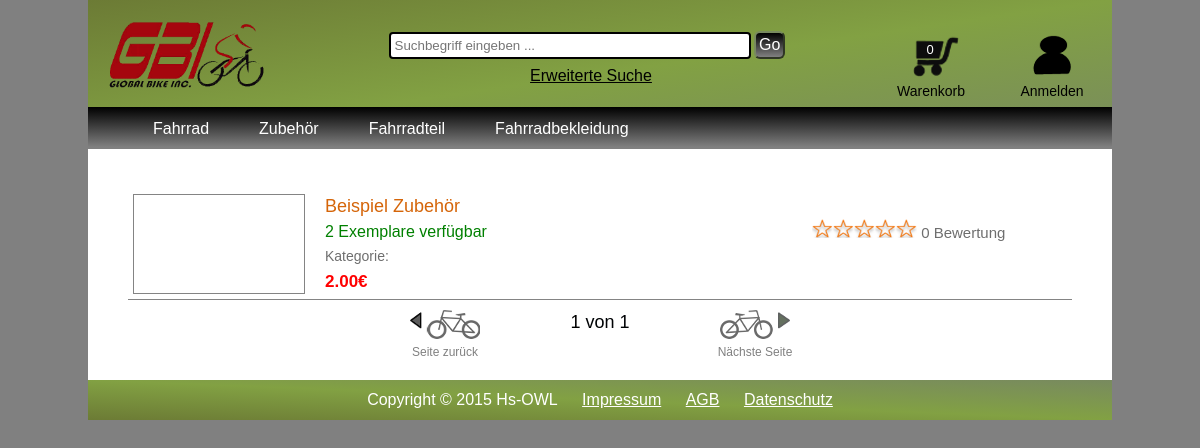
The page /?page=uebersicht&PTId=2 on the database its author committed.
### tables this page shows
CREATE TABLE `produktkategorie` (
  `PTId` int(11) NOT NULL AUTO_INCREMENT,
  `Bezeichnung` varchar(50) DEFAULT NULL,
  PRIMARY KEY (`PTId`)
);

CREATE TABLE `produkte` (
  `PId` varchar(11) NOT NULL,
  `Artikel des Tages` varchar(4) DEFAULT NULL,
  `Beschreibung` text,
  `bauart` int(11) DEFAULT NULL,
  `Preis` float(6,2) DEFAULT NULL,
  `Stand` datetime DEFAULT NULL,
  `Farbe` varchar(20) DEFAULT NULL,
  `Bezeichnung` varchar(50) DEFAULT NULL,
  `Verfuegbare Menge` int(11) DEFAULT NULL,
  `Menge Besuche` int(11) DEFAULT NULL,
  `geloescht` varchar(4) DEFAULT NULL,
  `produktkategorie` int(11) DEFAULT NULL,
  `preis_alt` float(5,2) DEFAULT NULL,
  `groesse` tinyint(3) DEFAULT NULL,
  `bauvariante` varchar(9) DEFAULT NULL,
  `marke` varchar(50) DEFAULT NULL,
  `Eigenschaften` text,
  PRIMARY KEY (`PId`),
  KEY `bauart` (`bauart`),
  KEY `produktkategorie` (`produktkategorie`),
  CONSTRAINT `produkte_ibfk_1` FOREIGN KEY (`bauart`) REFERENCES `bauart` (`BId`),
  CONSTRAINT `produkte_ibfk_2` FOREIGN KEY (`produktkategorie`) REFERENCES `produktkategorie` (`PTId`)
);

### Classes/warenkorb.php.inc (called while the page is built, shortened)
<?php
include_once "Classes/warenkorbeintrag.php.inc";
include_once 'Classes/artikel.php.inc';
include_once 'Classes/meldungsfenster.php.inc';
class warenkorb extends EingabeCheckGrundlegend{
 	public function menge_im_warenkorb(){
 		$menge = 0;
 		for( $i = 0; $i < count($_SESSION["Warenkorb"]); $i++){
 			$w = $_SESSION["Warenkorb"];
 			$y = $w[$i];
 			$menge += $y->get_menge();
 		}
 		return $menge;
 	 }
}
?>

### config.php.inc (called while the page is built, shortened)
<?php
	$benutzername = 'root';
	$passwort = '';
	$datenbank = 'webshop';
	$server = '127.0.0.1';

### Classes/datenbank.php.inc (called while the page is built, shortened)
<?php
	function datenbank_verbindung_aufbauen()
	{
		global $zugriffsmodul;
		global $benutzername;
		global $passwort;
		global $server;
		global $datenbank;
		$con = new Datenbank ($zugriffsmodul, $server, $benutzername, $passwort, $datenbank);
		return $con;
	}
	class Datenbank
	{
		private $db_session;
		private $benutzername;
		private $passwort;
		private $server;
		private $datenbank;
		function __construct ($zugriffsmodul, $server, $benutzername, $passwort, $datenbank )
		{
			$this->db_session = "";
			$this->benutzername = $benutzername;
			$this->passwort = $passwort;
			$this->server = $server;
			$this->datenbank = $datenbank;
		}
		public function db_connect()
		{
			$con = new mysqli( $this->server, $this->benutzername, $this->passwort, $this->datenbank );
			$con->set_charset("utf8");
			$this->db_session = $con;
			return $con;
		}
		public function db_query( $anweisung )
		{
			$this->query_result = $this->db_session->query ( $anweisung );
			return $this->query_result;
		}
		public function db_fetch_object($result)
		{
			$result = $result->fetch_object();
			return $result;
		}
	}
?>

### Classes/navigation.php.inc (called while the page is built, shortened)
<?php
class Navigation extends  Artikelauflistung{
	public function erstelle_array_kategorien(){
		$db = datenbank_verbindung_aufbauen();
		$query = "select PTId, Bezeichnung from produktkategorie";
		$result = $db->db_query($query);
		$kategorien = array();
		$i = 0;
		while($werte = $db->db_fetch_object($result)){
			$kategorien[$i] = $werte;
			$i++;
		}
		return  $kategorien;
	}
	public function erstelle_array_bauart(){
		$db = datenbank_verbindung_aufbauen();
		$query = "select BId, Bezeichnung from bauart";
		$result = $db->db_query($query);
		$bauarten = array();
		$i = 0;
		while($werte = $db->db_fetch_object($result)){
			$bauarten[$i] = $werte;
			$i++;
		}
		return  $bauarten;
	}
	public function WeitereProdukteAuflisten($weitereKategorien, $seitenzahl){
		$query = $this->anfangszeilenSQLQuery();
		$db = datenbank_verbindung_aufbauen();
		$weitereKategorien=$db->db_real_escape_string($weitereKategorien);
		$seite_sql = ($seitenzahl-1)*10;
		$query.= " AND p.produktkategorie= '$weitereKategorien' ORDER BY p.Bezeichnung asc limit $seite_sql, 10";
		$result = $db->db_query($query);
		$werte = array();
		$i = 0;
		while ($temp = $db->db_fetch_object($result)) {
			$werte[$i] = $temp;
			$i++;
		}
		$query= "select
		count(distinct p.Bezeichnung)
		from
		produkte p
		left join produktkategorie pk on (pk.PTId = p.produktkategorie)
		where
		p.produktkategorie='$weitereKategorien'";
		$result= $db->db_query($query);
		$gesammtseitenzahlen = 0;
		while ($temp = $db->db_fetch_array($result)) {
			$gesammtseitenzahlen = $temp[0];
		}
		$gesammtseitenzahlen = ceil($gesammtseitenzahlen/10);
		$this->erstelle_auflistung_aus_datenbank_reslut_array($werte, ($seitenzahl), $gesammtseitenzahlen);
	}
}
?>

### index.php (the view, shortened to what this page needs)
<!DOCTYPE html>
<html lang="de">
<head>
<link rel="stylesheet" href="Styles/style.css" type="text/css" />
<link rel="stylesheet" href="Styles/lightbox.css">
</head>
<body class="body">
	<?php
	include_once 'Classes/warenkorb.php.inc';
	include_once './Classes/meldungsfenster.php.inc';
	include_once './Classes/datenbank.php.inc';
	include_once './Funktions/PHP/set_control.php.inc';
	include_once 'Classes/artikel.php.inc';
	include_once 'Classes/navigation.php.inc';
	?>
	<div id="SearchLeisteMobile">
	</div>
	<header class="mainHeader">
		<div class="HeaderContent">
			<div class="TableRow">
				<div class="logoCell">
					<a href="./"> <img src="Images/Design/Logo/fahrrad.png"
						alt="Starseite" class="logo" /></a>
				</div>
				<div class="searchCell">
            	<?php include_once 'Pages/suche_header.php.inc'; ?>
            </div>
				<div class="warenkorbCell">
            <?php
												$warenkorb1 = new warenkorb ();
												echo '<span class="warenkorbCellMengeHeader" >'.$warenkorb1->menge_im_warenkorb ().'</span>';
												?>
<div id="Warenkorb_Beschriftung">Warenkorb</div>
				</div>
				<div class="accountCell"
					onclick="if(document.getElementById('popupRegistrierung').style.visibility == 'visible') document.getElementById('popupRegistrierung').style.visibility = '';">
                <?php
																if (! (isset ( $_SESSION ['angemeldet'] ))) {
																	echo "<div id=\"Text_Anmeldung\">Anmelden</div>";
																}
else {
																	echo "<div id=\"Text_Anmeldung\">Mein Konto</div>";
																	include_once 'Pages/popupProfilVerwalten.php.inc';
																}
																?>
            </div>
			</div>
		</div>
		<nav class="nav">
			<ul class="navigation">
        	<?php
									$navi = new Navigation ();
									$arr_kategorie = $navi->erstelle_array_kategorien ();
									for($i = 0; $i < count ( $arr_kategorie ); $i ++) {
										$kategorie = $arr_kategorie [$i];
										if ($i != 0) {
											echo '<li><a href="./?page=uebersicht&PTId=' . htmlspecialchars ( $kategorie->PTId, ENT_QUOTES, 'UTF-8' ) . '">' . htmlspecialchars ( $kategorie->Bezeichnung, ENT_QUOTES, 'UTF-8' ) . '</a></li>';
										} else {
											echo '<li><a href="./?page=#">' . htmlspecialchars ( $kategorie->Bezeichnung, ENT_QUOTES, 'UTF-8' ) . '</a>';
										}
									}
									?>
        </ul>
		</nav>
    </header>
	<div class="mainContent">
		<div class="content">
			<?php
			include "./Funktions/PHP/set_page.php.inc";
			?>
        </div>
	</div>
	<footer class="mainFooter">
		<ul>
			<li>Copyright &copy; 2015 Hs-OWL</li>
			<li><a href="./?page=impressum">Impressum</a></li>
			<li><a href="./?page=agb">AGB</a></li>
			<li><a href="./?page=datenschutz">Datenschutz</a></li>
		</ul>
	</footer>
</body>
</html>

### Classes/artikel.php.inc (shortened to what this page needs)
<?php
	if ( file_exists ( './Classes/bewertung.php.inc' )) include_once './Classes/bewertung.php.inc';
	class Artikelauflistung{
		public function erstelle_auflistung_aus_datenbank_reslut_array($array_query_result_db, $seitennr, $seitenInsgesammt ){
			if ( count($array_query_result_db) == 0) {
				echo '<br/>Kein Ergebnis gefunden.';
			}
			else{
				$this->schreibe_kopf_auslistung();
				for($i = 0; $i < count($array_query_result_db); $i++ ){
					$produkt = $array_query_result_db[$i];
					$arr_sterne = array();
					$arr_sterne[0] = $produkt->sterne1;
					$arr_sterne[1] = $produkt->sterne2;
					$arr_sterne[2] = $produkt->sterne3;
					$arr_sterne[3] = $produkt->sterne4;
					$arr_sterne[4] = $produkt->sterne5;
					$this->produkt_zur_liste_hinzufuegen($produkt->bezeichnung, $produkt->exemplare, $produkt->kategorie, $produkt->preis, $produkt->preis_alt, $arr_sterne, $produkt->bild, $produkt->PId );
				}
				$this->schreibe_fuss_auflistung();
				$this->seitennummerwahl_hinzufuegen($seitennr, $seitenInsgesammt);
			}
		}
		public function schreibe_kopf_auslistung(){
			echo '<div class="auflistung_produkte" >';
		}
		public function  schreibe_fuss_auflistung(){
			echo '</div>';
		}
		public function produkt_zur_liste_hinzufuegen($bezeichnung, $verfuegbare_examplare, $kategorie, $preis, $preis_alt, $arr_sterne, $bild, $pid){
?>
			<div class="listeneintrag_auflistung_produkte" title="<?php echo htmlspecialchars($bezeichnung,ENT_QUOTES,'UTF-8') ?>" >
				<div class="listeneintrag_auflistung_produkte_content" >
					<div class="listeneintrag_auflistung_produkte_bild" >
					</div>
					<div class="listeneintrag_auflistung_produkte_beschriftung"  >
							<div>
								<a class="listeneintrag_auflistung_produkte_beschriftungstext" href="./?page=produkt&pid=<?php echo htmlspecialchars($pid,ENT_QUOTES,'UTF-8') ?>" >
									<?php echo htmlspecialchars($bezeichnung,ENT_QUOTES,'UTF-8') ?>
								</a>
							</div>
							<div class="listeneintrag_bewertung" >
							</div>
							<?php
								if ($verfuegbare_examplare > 0){
									echo '<div class="menge_exemplare_gruen" >'.htmlspecialchars($verfuegbare_examplare,ENT_QUOTES,'UTF-8').' Exemplare verfügbar</div>';
								}
								else{
									echo '<div class="menge_exemplare_rot" >Ausverkauft</div>';
								}
							?>
							<div class="listeneintrag_auflistung_kategorie" >
								Kategorie: <?php echo htmlspecialchars($kategorie,ENT_QUOTES,'UTF-8') ?>
							</div>
							<div class="listeneintrag_auflistung_preis">
								<?php if ($preis != "" ) echo htmlspecialchars($preis,ENT_QUOTES,'UTF-8')."&euro;"; ?>
								<span class="listeneintrag_auflistung_preis_alt" >
								</span>
							</div>
					</div>
				</div>
			</div>
<?php
		}
		public function seitennummerwahl_hinzufuegen($aktuelleSeite, $SeitenInsgesamt){
			$adresse = "./";
			$get_feldnamen = array_keys($_GET);
			$k = 0;
			for ( $i = 0; $i < count($_GET); $i++)
			{
				if ( $get_feldnamen[$i] != 'seite'){
					$wert = htmlspecialchars ($_GET[$get_feldnamen[$i]],ENT_QUOTES,'ISO8859-1');
					$feldname = htmlspecialchars ($get_feldnamen[$i],ENT_QUOTES,'ISO8859-1');
					$adresse .= ($k == 0) ? "?".$feldname."=".$wert : "&".$feldname."=".$wert;
					$k++;
				}
			}
			$nummerierung = "";
			$von_als_link = ' von '.$this->baue_seiten_link_seiten_nummer($SeitenInsgesamt, $adresse);
			$span_von = ' von <span>'.htmlspecialchars($SeitenInsgesamt,ENT_QUOTES,'UTF-8').'</span>';
			$span_aktuell = '<span  id="akutelleSeite" >'.htmlspecialchars ($aktuelleSeite,ENT_QUOTES,'ISO8859-1').'</span>';
			$id_zuruecklink = "";
			$id_weiterlink = "";
			if ( $aktuelleSeite <  $SeitenInsgesamt){
				$nummerierung = $span_aktuell;
				$nummerierung .= ', '.$this->baue_seiten_link_seiten_nummer($aktuelleSeite+1, $adresse);
				if ( ($aktuelleSeite + 1) <  $SeitenInsgesamt ){
					$nummerierung .= ', '.$this->baue_seiten_link_seiten_nummer($aktuelleSeite+2, $adresse);
				}
				if ( ($aktuelleSeite + 2) <  $SeitenInsgesamt ){
					$nummerierung .= ', ...';
				}
				$nummerierung .= $von_als_link;
				if ( $aktuelleSeite == 1){
					$id_zuruecklink ="seite_zurueck_grau";
				}else{
					$id_zuruecklink ="seite_zurueck";
				}
				$id_weiterlink = "seite_weiter";
			}elseif ($aktuelleSeite == 1){
				$nummerierung = $span_aktuell.$span_von;
				$id_zuruecklink ="seite_zurueck_grau";
				$id_weiterlink = "seite_weiter_grau";
			}
			$link_zurueck = "";
			if ( $id_zuruecklink ==  'seite_zurueck_grau'){
				$link_zurueck = '
					<span title="Seite zur&uuml;ck"  class="seite_vor_zurueck_link" id="seite_zurueck_grau" >
						Seite zur&uuml;ck
					</span>
				';
			}else{
				$link_zurueck = '
					<a title="Seite zur&uuml;ck"  class="seite_vor_zurueck_link" id="seite_zurueck"  href="'.$adresse.'&seite='.($aktuelleSeite-1).'">
						Seite zur&uuml;ck
					</a>
				';
			}
			$link_weiter = "";
			if ( $id_weiterlink ==  'seite_weiter_grau'){
				$link_weiter = '
					<span title="N&auml;chste Seite"  class="seite_vor_zurueck_link" id="seite_weiter_grau" >
						N&auml;chste Seite
					</span>
				';
			}else{
				$link_weiter = '
					<a title="N&auml;chste Seite"  class="seite_vor_zurueck_link" id="seite_weiter"  href="'.$adresse.'&seite='.($aktuelleSeite+1).'">
						N&auml;chste Seite
					</a>
				';
			}
			echo'
		 		<div class="box_seitennavigation_ergebnis_seiten" >
					'.$link_zurueck.'
					<span class="seiten_nummern" >
						'.$nummerierung.'
					</span>
					'.$link_weiter.'
				</div>
	 		';
		}
		public function baue_seiten_link_seiten_nummer($seitennr, $adresse){
			return '<a href="'.$adresse.'&seite='.htmlspecialchars ($seitennr ,ENT_QUOTES,'ISO8859-1').'" title="Seite '.htmlspecialchars ($seitennr ,ENT_QUOTES,'ISO8859-1').'" >'.htmlspecialchars ($seitennr ,ENT_QUOTES,'ISO8859-1').'</a>';
		}
	}
?>

### rows shown on the page
produktkategorie: Bezeichnung "Fahrrad"
produktkategorie: Bezeichnung "Zubehör"
produktkategorie: Bezeichnung "Fahrradteil"
produktkategorie: Bezeichnung "Fahrradbekleidung"
produkte: Bezeichnung "Beispiel Zubehör", Verfuegbare Menge "2", Preis "2.00"

### other values the page prints
$warenkorb1->menge_im_warenkorb () "0"
$aktuelleSeite "1"
$SeitenInsgesamt "1"
